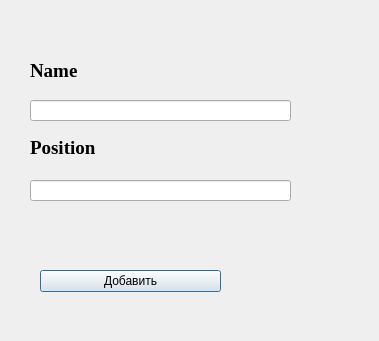
<?xml version="1.0" encoding="UTF-8"?>
<ui version="4.0">
 <class>MainDialog</class>
 <widget class="QDialog" name="MainDialog">
  <property name="geometry">
   <rect>
    <x>0</x>
    <y>0</y>
    <width>379</width>
    <height>341</height>
   </rect>
  </property>
  <property name="windowTitle">
   <string>AuthPath:Personal 2022</string>
  </property>
  <widget class="QPushButton" name="pushButton">
   <property name="geometry">
    <rect>
     <x>40</x>
     <y>270</y>
     <width>181</width>
     <height>22</height>
    </rect>
   </property>
   <property name="text">
    <string>Добавить</string>
   </property>
  </widget>
  <widget class="QLabel" name="label">
   <property name="geometry">
    <rect>
     <x>30</x>
     <y>60</y>
     <width>101</width>
     <height>21</height>
    </rect>
   </property>
   <property name="font">
    <font>
     <family>Times New Roman</family>
     <pointsize>14</pointsize>
     <weight>75</weight>
     <bold>true</bold>
    </font>
   </property>
   <property name="text">
    <string>Name</string>
   </property>
  </widget>
  <widget class="QLabel" name="label_2">
   <property name="geometry">
    <rect>
     <x>30</x>
     <y>140</y>
     <width>251</width>
     <height>16</height>
    </rect>
   </property>
   <property name="font">
    <font>
     <family>Times New Roman</family>
     <pointsize>14</pointsize>
     <weight>75</weight>
     <bold>true</bold>
    </font>
   </property>
   <property name="text">
    <string>Position</string>
   </property>
  </widget>
  <widget class="QLineEdit" name="lineEdit">
   <property name="geometry">
    <rect>
     <x>30</x>
     <y>100</y>
     <width>261</width>
     <height>21</height>
    </rect>
   </property>
  </widget>
  <widget class="QLineEdit" name="lineEdit_2">
   <property name="geometry">
    <rect>
     <x>30</x>
     <y>180</y>
     <width>261</width>
     <height>21</height>
    </rect>
   </property>
  </widget>
 </widget>
 <resources/>
 <connections/>
</ui>
